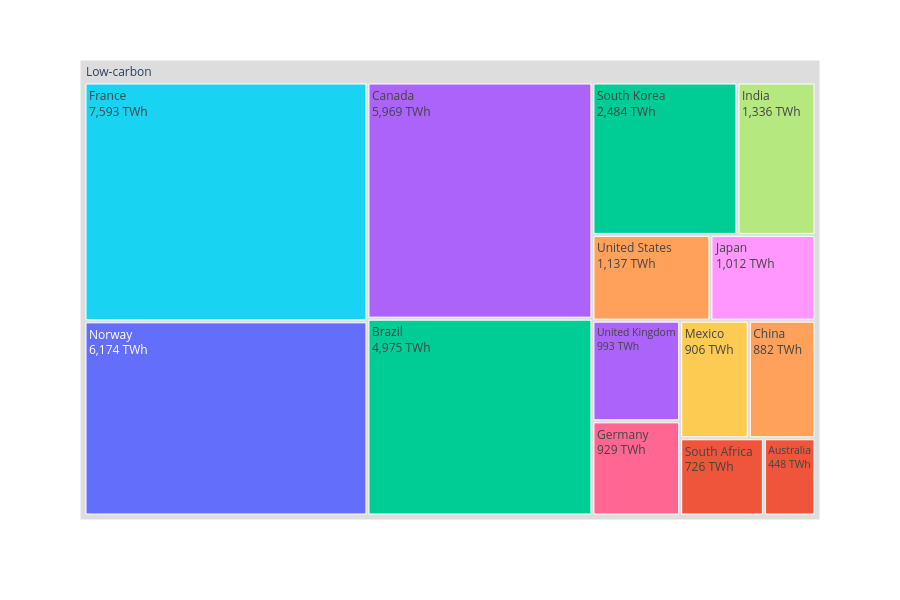
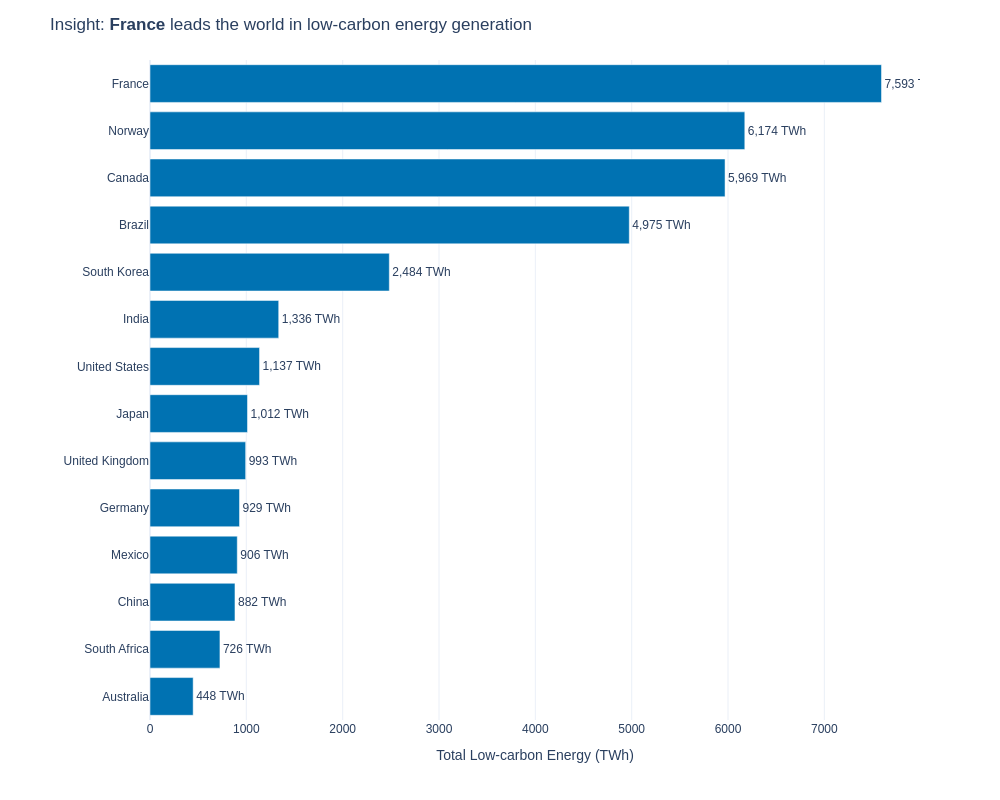

The notebook cell these images were saved under, in order:
### Markdown cell above
## Task 2 — Treemap vs bar: low-carbon energy by country

**What to build:** Build **both** a treemap and a horizontal bar chart showing total low-carbon TWh (Nuclear + Hydro) per country. Then answer the question in a markdown cell below.

**Requirements:**
- Filter to `Source_Type == 'Low-carbon'` and aggregate TWh by country
- Treemap: single-level `path=['All', 'Country']` with a dummy root node labelled `'Low-carbon'`
- Bar chart: sorted by TWh, horizontal orientation, CVD-safe colour
- Both charts show TWh values, not percentages
- Insight title on the bar chart naming the leading country

### Code cell
# Task 2 — charts
# YOUR CODE HERE
df_low_carbon = df.loc[df['Source_Type'] == 'Low-carbon']

df_agg = df_low_carbon.groupby('Country', as_index=False)['TWh'].sum()

top_country = df_agg.loc[df_agg['TWh'].idxmax(), 'Country']

df_agg['All'] = 'Low-carbon' 

# Treemap 
fig_tree = px.treemap(
    df_agg,
    path=['All', 'Country'],
    values='TWh',
    color='Country',
    height=600, width=900,
    template='plotly_white'
)

fig_tree.update_traces(
    textinfo='label+value',
    texttemplate='%{label}<br>%{value:,.0f} TWh',
    hovertemplate='<b>%{label}</b><br>%{value:,.0f} TWh'
)

labels = list(fig_tree.data[0].labels)
colors = list(fig_tree.data[0].marker.colors)
if 'Low-carbon' in labels:
    root_idx = labels.index('Low-carbon')
    colors[root_idx] = '#DDDDDD'

fig_tree.data[0].marker.colors = tuple(colors)
fig_tree.show()

# Barchart
df_bar = df_agg.sort_values('TWh', ascending=True)

fig_bar = px.bar(
    df_bar,
    x='TWh',
    y='Country',
    orientation='h',
    text='TWh',
    height=800, width=1000,
    template='plotly_white'
)

fig_bar.update_traces(
    marker_color='#0072B2', 
    texttemplate='%{text:,.0f} TWh',
    textposition='outside'
)

fig_bar.update_layout(
    title=f'Insight: <b>{top_country}</b> leads the world in low-carbon energy generation',
    xaxis_title='Total Low-carbon Energy (TWh)',
    yaxis_title='',
    font=dict(family='Arial', size=12),
    margin=dict(l=150)
)

fig_bar.show()

### Figure 1 — Plotly figure (JSON) as saved in the notebook; plotly's stock layout.template omitted (floating-point values rounded to 4 significant figures)
{"data": [{"branchvalues": "total", "customdata": [["(?)"], ["Australia"], ["Brazil"], ["Canada"], ["China"], ["France"], ["Germany"], ["India"], ["Japan"], ["Mexico"], ["Norway"], ["South Africa"], ["South Korea"], ["United Kingdom"], ["United States"]], "domain": {"x": [0, 1], "y": [0, 1]}, "hovertemplate": "<b>%{label}</b><br>%{value:,.0f} TWh", "ids": ["Low-carbon", "Low-carbon/Australia", "Low-carbon/Brazil", "Low-carbon/Canada", "Low-carbon/China", "Low-carbon/France", "Low-carbon/Germany", "Low-carbon/India", "Low-carbon/Japan", "Low-carbon/Mexico", "Low-carbon/Norway", "Low-carbon/South Africa", "Low-carbon/South Korea", "Low-carbon/United Kingdom", "Low-carbon/United States"], "labels": ["Low-carbon", "Australia", "Brazil", "Canada", "China", "France", "Germany", "India", "Japan", "Mexico", "Norway", "South Africa", "South Korea", "United Kingdom", "United States"], "marker": {"colors": ["#DDDDDD", "#EF553B", "#00cc96", "#ab63fa", "#FFA15A", "#19d3f3", "#FF6692", "#B6E880", "#FF97FF", "#FECB52", "#636efa", "#EF553B", "#00cc96", "#ab63fa", "#FFA15A"]}, "name": "", "parents": ["", "Low-carbon", "Low-carbon", "Low-carbon", "Low-carbon", "Low-carbon", "Low-carbon", "Low-carbon", "Low-carbon", "Low-carbon", "Low-carbon", "Low-carbon", "Low-carbon", "Low-carbon", "Low-carbon"], "textinfo": "label+value", "texttemplate": "%{label}<br>%{value:,.0f} TWh", "type": "treemap", "values": [35560.0, 448.0, 4975.0, 5969.0, 882.0, 7593.0, 929.0, 1336.0, 1012.0, 906.0, 6174.0, 726.0, 2484.0, 993.0, 1137.0]}], "layout": {"height": 600, "legend": {"tracegroupgap": 0}, "margin": {"t": 60}, "width": 900}}

### Figure 2 — Plotly figure (JSON) as saved in the notebook; plotly's stock layout.template omitted (floating-point values rounded to 4 significant figures)
{"data": [{"hovertemplate": "TWh=%{text}<br>Country=%{y}<extra></extra>", "legendgroup": "", "marker": {"color": "#0072B2", "pattern": {"shape": ""}}, "name": "", "orientation": "h", "showlegend": false, "text": [448.0, 726.0, 882.0, 906.0, 929.0, 993.0, 1012.0, 1137.0, 1336.0, 2484.0, 4975.0, 5969.0, 6174.0, 7593.0], "textposition": "outside", "texttemplate": "%{text:,.0f} TWh", "type": "bar", "x": [448.0, 726.0, 882.0, 906.0, 929.0, 993.0, 1012.0, 1137.0, 1336.0, 2484.0, 4975.0, 5969.0, 6174.0, 7593.0], "xaxis": "x", "y": ["Australia", "South Africa", "China", "Mexico", "Germany", "United Kingdom", "Japan", "United States", "India", "South Korea", "Brazil", "Canada", "Norway", "France"], "yaxis": "y"}], "layout": {"barmode": "relative", "font": {"family": "Arial", "size": 12}, "height": 800, "legend": {"tracegroupgap": 0}, "margin": {"l": 150, "t": 60}, "title": {"text": "Insight: <b>France</b> leads the world in low-carbon energy generation"}, "width": 1000, "xaxis": {"anchor": "y", "domain": [0, 1], "title": {"text": "Total Low-carbon Energy (TWh)"}}, "yaxis": {"anchor": "x", "domain": [0, 1], "title": {"text": ""}}}}
